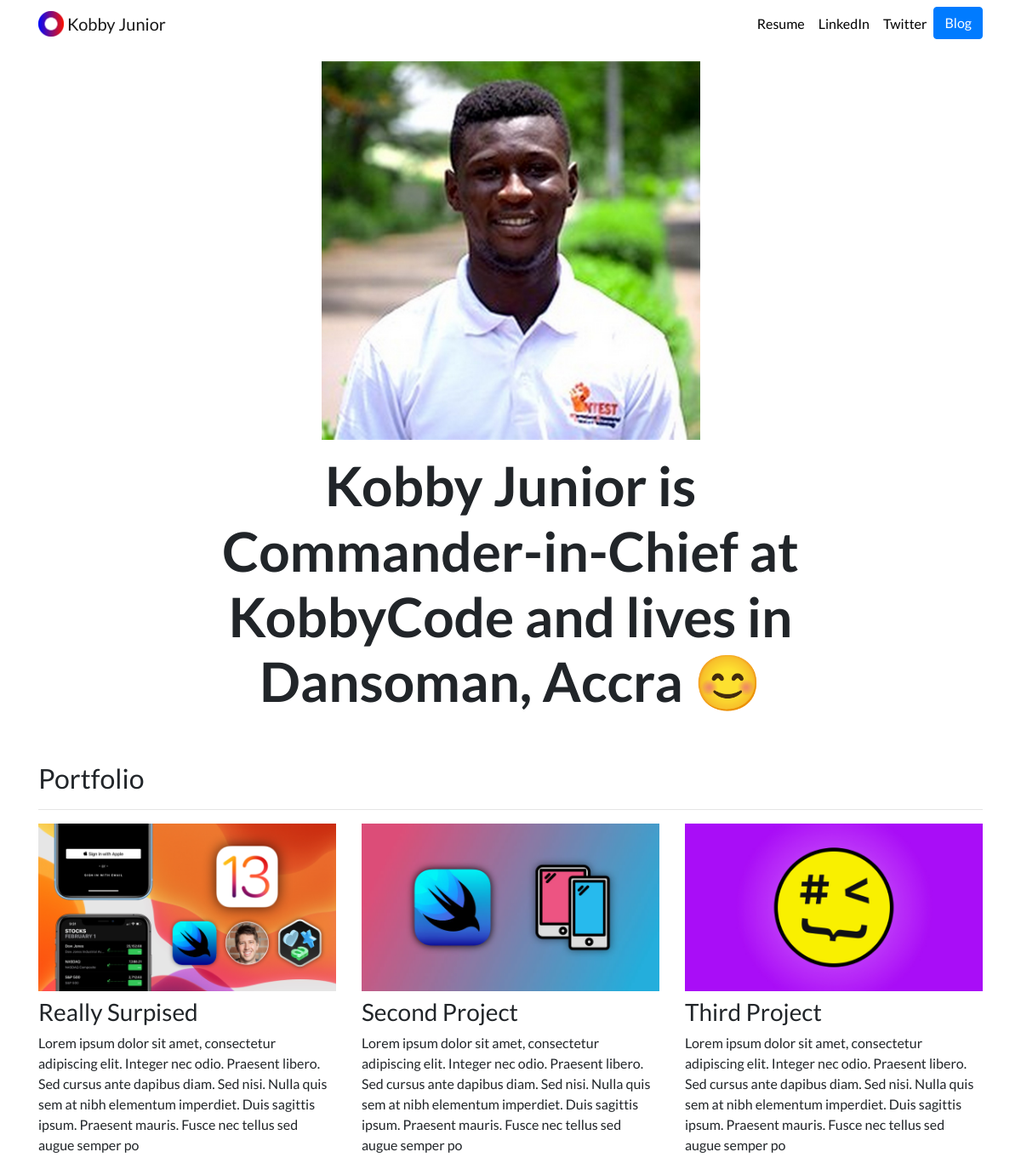
The page / on the database its author committed.
### portfolio/models.py (models this page shows, shortened)
class Project(models.Model):
    title = models.CharField(max_length=100)
    description = models.CharField(max_length=250)
    image = models.ImageField(upload_to='portfolio/images/')
    url = models.URLField(blank=True)

### portfolio/views.py (the view)
# urls.py: 2. Add a URL to urlpatterns:  path('', views.home, name='home')
def home(request):
    projects = Project.objects.all()
    return render(request, 'portfolio/home.html', {'projects':projects})

### portfolio/templates/portfolio/home.html
{% extends "portfolio/base.html" %}
{% load static %}
{% block content %}
<div class="row justify-content-center my-3">
  <div class="col-5">
    <img src="{% static 'portfolio/me.jpg' %}" class="img-fluid">
  </div>
</div>
<div class="row justify-content-center mb-3">
  <div class="col-md-9 text-center">
    <h1 id="hometext" class="font-weight-bold">Kobby Junior is Commander-in-Chief at KobbyCode and lives in Dansoman, Accra 😊</h1>
  </div>
</div>
<h2 class="mt-5">Portfolio</h2>
<hr>
<div class="row">
  {% for project in projects %}
  <div class="col-lg-4 col-md-6">
    {% if project.url %}
    <a href="{{ project.url }}">
      <img src="{{ project.image.url }}" class="img-fluid mb-2">
    </a>
    {% else %}
    <img src="{{ project.image.url }}" class="img-fluid mb-2">
    {% endif %}
    <h3>{{ project.title }}</h3>
    <p>{{ project.description }}</p>
  </div>
  {% endfor %}
</div>
{% endblock %}

### portfolio/templates/portfolio/base.html (shortened to what this page needs)
{% load static %}
<!doctype html>
<html lang="en">
<head>
  <link rel="stylesheet" href="https://stackpath.bootstrapcdn.com/bootstrap/4.4.1/css/bootstrap.min.css">
  <link rel="stylesheet" href="{% static "portfolio/custom.css" %}">
</head>
<body>
  <nav id="topNav" class="navbar navbar-expand-md navbar-light">
    <div class="container">
      <a class="navbar-brand" href="{% url 'home' %}">
        <img src="{% static "portfolio/Logo.png" %}" width="30" height="30" class="d-inline-block align-top" alt="Nick's Logo">
        <span>Kobby Junior</span>
      </a>
      <div class="collapse navbar-collapse text-center" id="navbarNav">
        <ul class="navbar-nav ml-auto">
          <li class="nav-item">
            <a class="nav-link" href="{% static "portfolio/resume.pdf" %}">Resume</a>
          </li>
          <li class="nav-item">
            <a class="nav-link" href="https://www.linkedin.com/in/emmanuel-botchway-01258b131/" target="_blank">LinkedIn</a>
          </li>
          <li class="nav-item">
            <a class="nav-link" href="https://twitter.com/Geovani4ril" target="_blank">Twitter</a>
          </li>
          <li>
            <a role="button" href="{% url 'blog:all_blogs' %}" class="btn btn-primary">Blog</a>
          </li>
        </ul>
      </div>
    </div>
  </nav>
  <div class="container">
    {% block content %}{% endblock %}
  </div>
</body>
</html>

### portfolio/static/portfolio/custom.css (style rules this page uses)
.navbar-nav .nav-link { color: rgba(0,0,0,1) !important; }
body { font-family: 'Lato', sans-serif; }
@media (min-width: 992px) { #hometext { font-size: 4rem; } }

### rows shown on the page
Project: image (picture), title "Really Surpised", description "Lorem ipsum dolor sit amet, consectetur adipiscing elit. Integer nec odio. Praesent libero. Sed cursus ante dapibus diam. Sed nisi. Nulla quis sem at nibh elementum imperdiet. Duis sagittis ipsum. Praesent mauris. Fusce nec tellus sed augue semper po"
Project: image (picture), title "Second Project", description "Lorem ipsum dolor sit amet, consectetur adipiscing elit. Integer nec odio. Praesent libero. Sed cursus ante dapibus diam. Sed nisi. Nulla quis sem at nibh elementum imperdiet. Duis sagittis ipsum. Praesent mauris. Fusce nec tellus sed augue semper po"
Project: image (picture), title "Third Project", description "Lorem ipsum dolor sit amet, consectetur adipiscing elit. Integer nec odio. Praesent libero. Sed cursus ante dapibus diam. Sed nisi. Nulla quis sem at nibh elementum imperdiet. Duis sagittis ipsum. Praesent mauris. Fusce nec tellus sed augue semper po"
